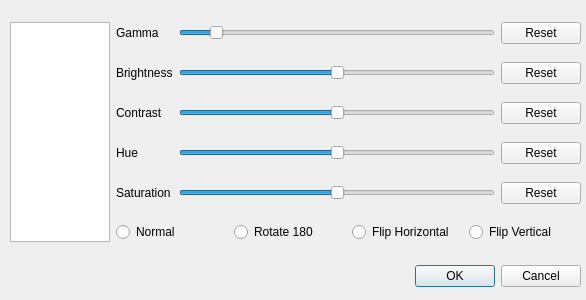
<?xml version="1.0" encoding="UTF-8"?>
<ui version="4.0">
 <class>VideoAdjustmentDialog</class>
 <widget class="QDialog" name="VideoAdjustmentDialog">
  <property name="geometry">
   <rect>
    <x>0</x>
    <y>0</y>
    <width>586</width>
    <height>300</height>
   </rect>
  </property>
  <property name="windowTitle">
   <string>Videoanpassung</string>
  </property>
  <widget class="QDialogButtonBox" name="buttonBox">
   <property name="geometry">
    <rect>
     <x>10</x>
     <y>260</y>
     <width>571</width>
     <height>32</height>
    </rect>
   </property>
   <property name="orientation">
    <enum>Qt::Horizontal</enum>
   </property>
   <property name="standardButtons">
    <set>QDialogButtonBox::Cancel|QDialogButtonBox::Ok</set>
   </property>
  </widget>
  <widget class="QWidget" name="gridLayoutWidget">
   <property name="geometry">
    <rect>
     <x>10</x>
     <y>10</y>
     <width>571</width>
     <height>250</height>
    </rect>
   </property>
   <layout class="QGridLayout" name="gridLayout">
    <item row="0" column="1">
     <widget class="QLabel" name="label">
      <property name="text">
       <string>Gamma</string>
      </property>
     </widget>
    </item>
    <item row="0" column="0" rowspan="6">
     <widget class="QListWidget" name="sourcesListWidget">
      <property name="maximumSize">
       <size>
        <width>100</width>
        <height>16777215</height>
       </size>
      </property>
     </widget>
    </item>
    <item row="2" column="1">
     <widget class="QLabel" name="label_3">
      <property name="text">
       <string>Contrast</string>
      </property>
     </widget>
    </item>
    <item row="3" column="2">
     <widget class="QSlider" name="hueSlider">
      <property name="minimum">
       <number>-100</number>
      </property>
      <property name="maximum">
       <number>100</number>
      </property>
      <property name="orientation">
       <enum>Qt::Horizontal</enum>
      </property>
     </widget>
    </item>
    <item row="0" column="2">
     <widget class="QSlider" name="gammaSlider">
      <property name="minimum">
       <number>1</number>
      </property>
      <property name="maximum">
       <number>1000</number>
      </property>
      <property name="value">
       <number>100</number>
      </property>
      <property name="orientation">
       <enum>Qt::Horizontal</enum>
      </property>
     </widget>
    </item>
    <item row="3" column="1">
     <widget class="QLabel" name="label_4">
      <property name="text">
       <string>Hue</string>
      </property>
     </widget>
    </item>
    <item row="3" column="3">
     <widget class="QPushButton" name="hueResetButton">
      <property name="text">
       <string>Reset</string>
      </property>
     </widget>
    </item>
    <item row="4" column="2">
     <widget class="QSlider" name="saturationSlider">
      <property name="maximum">
       <number>200</number>
      </property>
      <property name="value">
       <number>100</number>
      </property>
      <property name="orientation">
       <enum>Qt::Horizontal</enum>
      </property>
     </widget>
    </item>
    <item row="2" column="3">
     <widget class="QPushButton" name="contrastResetButton">
      <property name="text">
       <string>Reset</string>
      </property>
     </widget>
    </item>
    <item row="2" column="2">
     <widget class="QSlider" name="contrastSlider">
      <property name="maximum">
       <number>200</number>
      </property>
      <property name="value">
       <number>100</number>
      </property>
      <property name="orientation">
       <enum>Qt::Horizontal</enum>
      </property>
     </widget>
    </item>
    <item row="1" column="2">
     <widget class="QSlider" name="brightnessSlider">
      <property name="minimum">
       <number>-100</number>
      </property>
      <property name="maximum">
       <number>100</number>
      </property>
      <property name="orientation">
       <enum>Qt::Horizontal</enum>
      </property>
     </widget>
    </item>
    <item row="4" column="1">
     <widget class="QLabel" name="label_5">
      <property name="text">
       <string>Saturation</string>
      </property>
     </widget>
    </item>
    <item row="0" column="3">
     <widget class="QPushButton" name="gammaResetButton">
      <property name="text">
       <string>Reset</string>
      </property>
     </widget>
    </item>
    <item row="1" column="3">
     <widget class="QPushButton" name="brightnessResetButton">
      <property name="text">
       <string>Reset</string>
      </property>
     </widget>
    </item>
    <item row="1" column="1">
     <widget class="QLabel" name="label_2">
      <property name="text">
       <string>Brightness</string>
      </property>
     </widget>
    </item>
    <item row="4" column="3">
     <widget class="QPushButton" name="saturationResetButton">
      <property name="text">
       <string>Reset</string>
      </property>
     </widget>
    </item>
    <item row="5" column="1" colspan="3">
     <layout class="QHBoxLayout" name="horizontalLayout">
      <item>
       <widget class="QRadioButton" name="flipModeNormalButton">
        <property name="text">
         <string>Normal</string>
        </property>
        <attribute name="buttonGroup">
         <string notr="true">buttonGroup</string>
        </attribute>
       </widget>
      </item>
      <item>
       <widget class="QRadioButton" name="flipModeRotate180Button">
        <property name="text">
         <string>Rotate 180</string>
        </property>
        <attribute name="buttonGroup">
         <string notr="true">buttonGroup</string>
        </attribute>
       </widget>
      </item>
      <item>
       <widget class="QRadioButton" name="flipModeHorizontalButton">
        <property name="text">
         <string>Flip Horizontal</string>
        </property>
        <attribute name="buttonGroup">
         <string notr="true">buttonGroup</string>
        </attribute>
       </widget>
      </item>
      <item>
       <widget class="QRadioButton" name="flipModeVerticalButton">
        <property name="text">
         <string>Flip Vertical</string>
        </property>
        <attribute name="buttonGroup">
         <string notr="true">buttonGroup</string>
        </attribute>
       </widget>
      </item>
     </layout>
    </item>
   </layout>
  </widget>
 </widget>
 <resources/>
 <connections>
  <connection>
   <sender>buttonBox</sender>
   <signal>accepted()</signal>
   <receiver>VideoAdjustmentDialog</receiver>
   <slot>accept()</slot>
   <hints>
    <hint type="sourcelabel">
     <x>248</x>
     <y>254</y>
    </hint>
    <hint type="destinationlabel">
     <x>157</x>
     <y>274</y>
    </hint>
   </hints>
  </connection>
  <connection>
   <sender>buttonBox</sender>
   <signal>rejected()</signal>
   <receiver>VideoAdjustmentDialog</receiver>
   <slot>reject()</slot>
   <hints>
    <hint type="sourcelabel">
     <x>316</x>
     <y>260</y>
    </hint>
    <hint type="destinationlabel">
     <x>286</x>
     <y>274</y>
    </hint>
   </hints>
  </connection>
 </connections>
 <buttongroups>
  <buttongroup name="buttonGroup"/>
 </buttongroups>
</ui>
